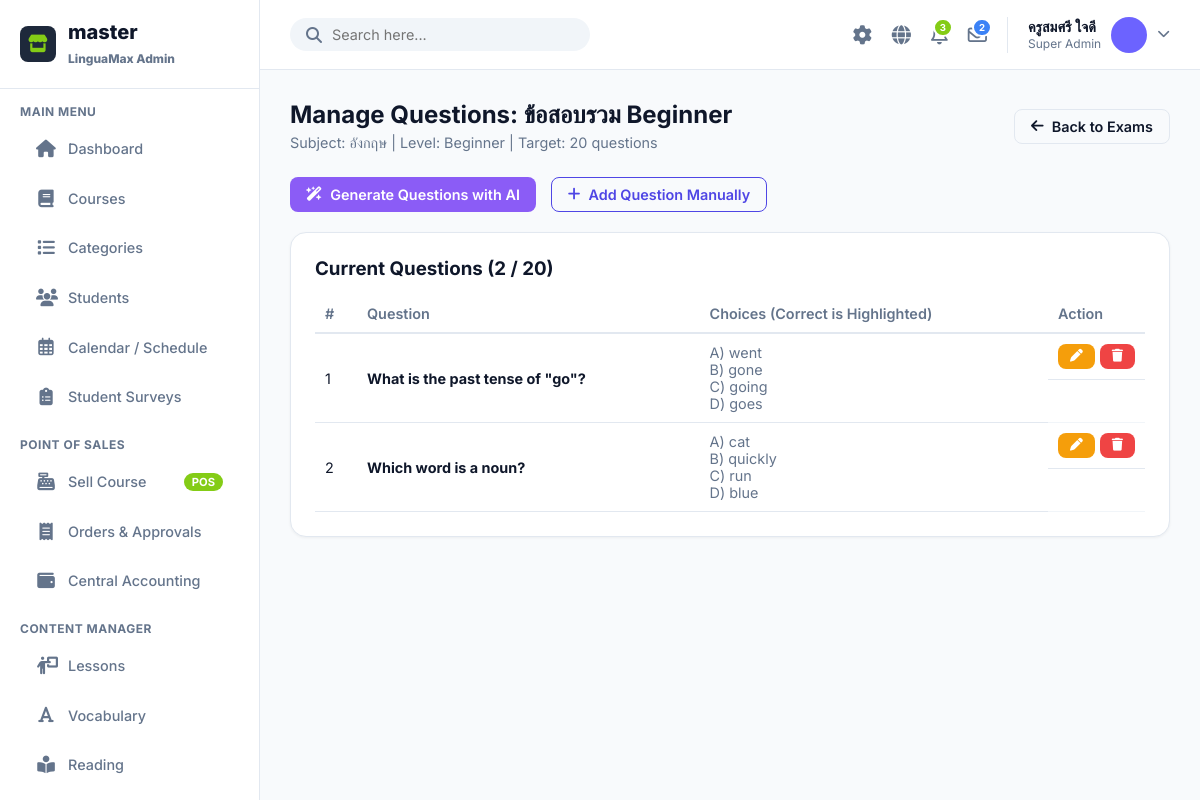
The page /admin/index.php?page=exam_questions&exam_id=4 (signed in) on the database its author committed.
### tables this page shows
CREATE TABLE `users` (
  `id` int(11) NOT NULL AUTO_INCREMENT,
  `code` varchar(10) NOT NULL,
  `username` varchar(50) DEFAULT NULL,
  `password` varchar(255) DEFAULT NULL,
  `fname` varchar(100) NOT NULL,
  `lname` varchar(100) NOT NULL,
  `nickname` varchar(50) NOT NULL,
  `role` enum('student','admin') DEFAULT 'student',
  `level` enum('beginner','intermediate','advanced') DEFAULT 'beginner',
  `xp` int(11) DEFAULT 0,
  `coins` int(11) DEFAULT 0,
  `avatar_color` varchar(7) DEFAULT '#6C63FF',
  `created_at` timestamp NOT NULL DEFAULT current_timestamp(),
  `updated_at` timestamp NOT NULL DEFAULT current_timestamp() ON UPDATE current_timestamp(),
  `daily_xp_goal` int(11) DEFAULT 50,
  `sound_enabled` tinyint(1) DEFAULT 1,
  `notifications_enabled` tinyint(1) DEFAULT 1,
  `character_id` varchar(50) DEFAULT 'default',
  `profile_pic` varchar(255) DEFAULT NULL,
  PRIMARY KEY (`id`),
  UNIQUE KEY `code` (`code`)
);

CREATE TABLE `exams` (
  `id` int(11) NOT NULL AUTO_INCREMENT,
  `title` varchar(255) NOT NULL,
  `unit` varchar(255) DEFAULT 'Unit 1',
  `lesson_id` int(11) DEFAULT NULL,
  `level` enum('beginner','intermediate','advanced') NOT NULL,
  `total_questions` int(11) DEFAULT 20,
  `time_minutes` int(11) DEFAULT 30,
  `created_at` timestamp NOT NULL DEFAULT current_timestamp(),
  `subject` varchar(50) DEFAULT 'อังกฤษ',
  `access_mode` enum('public','restricted','locked') DEFAULT 'restricted',
  PRIMARY KEY (`id`),
  KEY `lesson_id` (`lesson_id`),
  CONSTRAINT `exams_ibfk_1` FOREIGN KEY (`lesson_id`) REFERENCES `lessons` (`id`) ON DELETE SET NULL
);

CREATE TABLE `exam_questions` (
  `id` int(11) NOT NULL AUTO_INCREMENT,
  `exam_id` int(11) NOT NULL,
  `passage_text` text DEFAULT NULL,
  `image_path` varchar(255) DEFAULT NULL,
  `question_text` text NOT NULL,
  `choice_1` varchar(255) NOT NULL,
  `choice_2` varchar(255) NOT NULL,
  `choice_3` varchar(255) NOT NULL,
  `choice_4` varchar(255) NOT NULL,
  `correct_answer` varchar(255) NOT NULL,
  `sort_order` int(11) DEFAULT 0,
  `created_at` timestamp NOT NULL DEFAULT current_timestamp(),
  PRIMARY KEY (`id`),
  KEY `exam_id` (`exam_id`),
  CONSTRAINT `exam_questions_ibfk_1` FOREIGN KEY (`exam_id`) REFERENCES `exams` (`id`) ON DELETE CASCADE
);

### admin/page/exam_questions.php (the view, shortened to what this page needs)
<?php
$exam_id = isset($_GET['exam_id']) ? (int)$_GET['exam_id'] : 0;
$stmt = $db->prepare("SELECT * FROM exams WHERE id = ?");
$stmt->execute([$exam_id]);
$exam = $stmt->fetch();
$stmt = $db->prepare("SELECT * FROM exam_questions WHERE exam_id = ? ORDER BY id ASC");
$stmt->execute([$exam_id]);
$questions = $stmt->fetchAll();
$current_count = count($questions);
?>
<div class="page-header">
    <div>
        <h1 class="page-title">Manage Questions: <?= htmlspecialchars($exam['title']) ?></h1>
        <p style="color: var(--text-muted); font-size: 0.9rem; margin-top: 5px;">
            Subject: <?= htmlspecialchars($exam['subject']) ?> | Level: <?= ucfirst($exam['level']) ?> | Target: <?= $exam['total_questions'] ?> questions
        </p>
    </div>
    <a href="?page=exams" class="btn btn-outline"><i class="fa-solid fa-arrow-left"></i> Back to Exams</a>
</div>
<div style="display: flex; gap: 15px; margin-bottom: 20px;">
    <button onclick="openAIModal()" class="btn btn-primary" id="aiBtn" style="background: #8B5CF6; border: none;">
        <i class="fa-solid fa-wand-magic-sparkles"></i> Generate Questions with AI
    </button>
    <button onclick="openManualModal()" class="btn btn-outline" style="border: 1px solid var(--primary); color: var(--primary);">
        <i class="fa-solid fa-plus"></i> Add Question Manually
    </button>
</div>
<div class="card">
    <div style="display: flex; justify-content: space-between; margin-bottom: 15px; align-items: center;">
        <h3 style="margin:0;">Current Questions (<span id="qCount"><?= $current_count ?></span> / <?= $exam['total_questions'] ?>)</h3>
    </div>
    <table id="questionsTable" <?= empty($questions) ? 'style="display:none;"' : '' ?> style="width: 100%; text-align: left; border-collapse: collapse;">
        <thead>
            <tr style="border-bottom: 2px solid #E2E8F0;">
                <th style="padding: 10px;">#</th>
                <th style="padding: 10px;">Question</th>
                <th style="padding: 10px;">Choices (Correct is Highlighted)</th>
                <th style="padding: 10px; width: 80px;">Action</th>
            </tr>
        </thead>
        <tbody>
            <?php foreach($questions as $index => $q): ?>
            <tr style="border-bottom: 1px solid #F1F5F9;">
                <td style="padding: 10px;"><?= $index + 1 ?></td>
                <td style="padding: 10px;">
                    <strong><?= htmlspecialchars($q['question_text']) ?></strong>
                </td>
                <td style="padding: 10px;">
                    <div style="font-size: 0.9rem; color: var(--text-muted);">
                        A) <span style="<?= $q['correct_answer'] == 0 ? 'color: #16A34A; font-weight:bold;' : '' ?>"><?= htmlspecialchars($q['choice_1'] ?? '') ?></span><br>
                        B) <span style="<?= $q['correct_answer'] == 1 ? 'color: #16A34A; font-weight:bold;' : '' ?>"><?= htmlspecialchars($q['choice_2'] ?? '') ?></span><br>
                        C) <span style="<?= $q['correct_answer'] == 2 ? 'color: #16A34A; font-weight:bold;' : '' ?>"><?= htmlspecialchars($q['choice_3'] ?? '') ?></span><br>
                        D) <span style="<?= $q['correct_answer'] == 3 ? 'color: #16A34A; font-weight:bold;' : '' ?>"><?= htmlspecialchars($q['choice_4'] ?? '') ?></span>
                    </div>
                </td>
                <td style="padding: 10px; display: flex; gap: 5px;">
                    <button type="button" class="btn btn-sm" style="background:#F59E0B; color:white; border:none; padding:6px 12px; cursor:pointer; border-radius:8px;" onclick='openEditModal(<?= htmlspecialchars(json_encode($q), ENT_QUOTES, "UTF-8") ?>)' title="Edit"><i class="fa-solid fa-pen"></i></button>
                    <form method="POST" onsubmit="return confirm('Delete this question?');">
                        <button type="submit" class="btn btn-sm" style="background:#EF4444; color:white; border:none; padding:6px 12px; cursor:pointer; border-radius:8px;" title="Delete"><i class="fa-solid fa-trash"></i></button>
                    </form>
                </td>
            </tr>
            <?php endforeach; ?>
        </tbody>
    </table>
</div>

### admin/includes/topbar.php (shortened to what this page needs)
<?php
$stmt = $db->query("SELECT * FROM users WHERE role='admin' LIMIT 1");
$admin_profile = $stmt->fetch();
$admin_name = $admin_profile ? $admin_profile['fname'] . ' ' . $admin_profile['lname'] : 'Patricia Peter';
$admin_avatar = $admin_profile['avatar_color'] ?? '#64748B';
$stmt = $db->query("SELECT COUNT(*) FROM admin_notifications WHERE is_read=0");
$unread_notifs = $stmt->fetchColumn();
$stmt = $db->query("SELECT COUNT(*) FROM admin_messages WHERE is_read=0");
$unread_msgs = $stmt->fetchColumn();
?>
<div class="topbar">
    <form class="search-bar" action="" method="GET">
        <i class="fa-solid fa-magnifying-glass" onclick="this.parentNode.submit()" style="cursor:pointer;"></i>
        <input type="text" name="q" placeholder="Search here..." value="<?= htmlspecialchars($_GET['q'] ?? '') ?>" required>
    </form>
    <div class="topbar-actions">
        <div class="action-icon" id="themeToggle" onclick="toggleTheme()" title="Toggle Dark Mode">
            <i class="fa-solid fa-gear"></i>
        </div>
        <div class="action-icon dropdown-trigger" data-target="langDropdown" title="Change Language">
            <i class="fa-solid fa-globe"></i>
        </div>
        <div class="action-icon dropdown-trigger" data-target="notifDropdown" title="Notifications">
            <?php if($unread_notifs > 0): ?>
            <span class="action-badge" style="background:#84cc16; color:white;"><?= $unread_notifs ?></span>
            <?php endif; ?>
        </div>
        <div class="action-icon dropdown-trigger" data-target="msgDropdown" title="Messages">
            <?php if($unread_msgs > 0): ?>
            <span class="action-badge" style="background:#3B82F6; color:white;"><?= $unread_msgs ?></span>
            <?php endif; ?>
        </div>
        <div class="profile dropdown-trigger" data-target="profileDropdown" style="cursor:pointer;">
            <div class="profile-info">
                <span class="profile-name"><?= htmlspecialchars($admin_name) ?></span>
                <span class="profile-role">Super Admin</span>
            </div>
            <div class="profile-img" style="background:<?= $admin_avatar ?>;"></div>
            <i class="fa-solid fa-chevron-down" style="font-size:0.8rem; color:var(--text-muted);"></i>
        </div>
    </div>
</div>

### admin/asset/css/style.css (style rules this page uses)
:root { --primary: #4F46E5; --primary-light: #E0E7FF; --secondary: #10B981; --bg: #F8FAFC; --surface: #FFFFFF; --text-main: #0F172A; --text-muted: #64748B; --border: #E2E8F0; --sidebar-width: 260px; --topbar-height: 70px; }
* { box-sizing: border-box; margin: 0; padding: 0; font-family: 'Inter', 'Prompt', sans-serif; }
body { background: var(--bg); color: var(--text-main); display: flex; height: 100vh; overflow: hidden; }
.topbar { height: var(--topbar-height); background: var(--surface); border-bottom: 1px solid var(--border); display: flex; align-items: center; justify-content: space-between; padding: 0 30px; }
.search-bar { display: flex; align-items: center; background: #F1F5F9; border-radius: 20px; padding: 8px 16px; width: 300px; }
.search-bar i { color: var(--text-muted); margin-right: 10px; }
.search-bar input { border: none; background: transparent; outline: none; width: 100%; font-size: 0.9rem; color: var(--text-main); }
.topbar-actions { display: flex; align-items: center; gap: 20px; }
.action-icon { color: var(--text-muted); font-size: 1.2rem; cursor: pointer; position: relative; }
.action-badge { position: absolute; top: -5px; right: -5px; background: #84CC16; color: white; font-size: 0.6rem; padding: 2px 5px; border-radius: 10px; font-weight: 700; border: 2px solid white; }
.profile { display: flex; align-items: center; gap: 10px; cursor: pointer; border-left: 1px solid var(--border); padding-left: 20px; }
.profile-img { width: 36px; height: 36px; border-radius: 50%; background: #CBD5E1; }
.profile-info { display: flex; flex-direction: column; }
.profile-name { font-weight: 600; font-size: 0.9rem; }
.profile-role { font-size: 0.75rem; color: var(--text-muted); }
.page-header { display: flex; justify-content: space-between; align-items: center; margin-bottom: 25px; }
.page-title { font-size: 1.5rem; font-weight: 700; color: var(--text-main); }
.card { background: var(--surface); border-radius: 16px; padding: 24px; box-shadow: 0 1px 3px rgba(0,0,0,0.05); border: 1px solid var(--border); margin-bottom: 20px; }
.btn { padding: 8px 16px; border-radius: 8px; border: none; cursor: pointer; font-weight: 600; font-size: 0.9rem; transition: 0.2s; display: inline-flex; align-items: center; gap: 8px; text-decoration: none; }
.btn-primary { background: var(--primary); color: white; }
.btn-outline { border: 1px solid var(--border); background: transparent; color: var(--text-main); }
.btn-sm { padding: 6px 12px; font-size: 0.8rem; }
table { width: 100%; border-collapse: collapse; }
th, td { padding: 16px 12px; text-align: left; border-bottom: 1px solid var(--border); font-size: 0.9rem; }
th { color: var(--text-muted); font-weight: 600; border-bottom: 2px solid var(--border); }
.dropdown-trigger { position: relative; cursor: pointer; }

### rows shown on the page
users: admin_name "ครูสมศรี ใจดี"
exams: title "ข้อสอบรวม Beginner", subject "อังกฤษ", level "Beginner", total_questions "20"
exam_questions: question_text "What is the past tense of \"go\"?", choice_1 "went", choice_2 "gone", choice_3 "going", choice_4 "goes"
exam_questions: question_text "Which word is a noun?", choice_1 "cat", choice_2 "quickly", choice_3 "run", choice_4 "blue"

### other values the page prints
$unread_notifs "3"
$unread_msgs "2"
$current_count "2"
